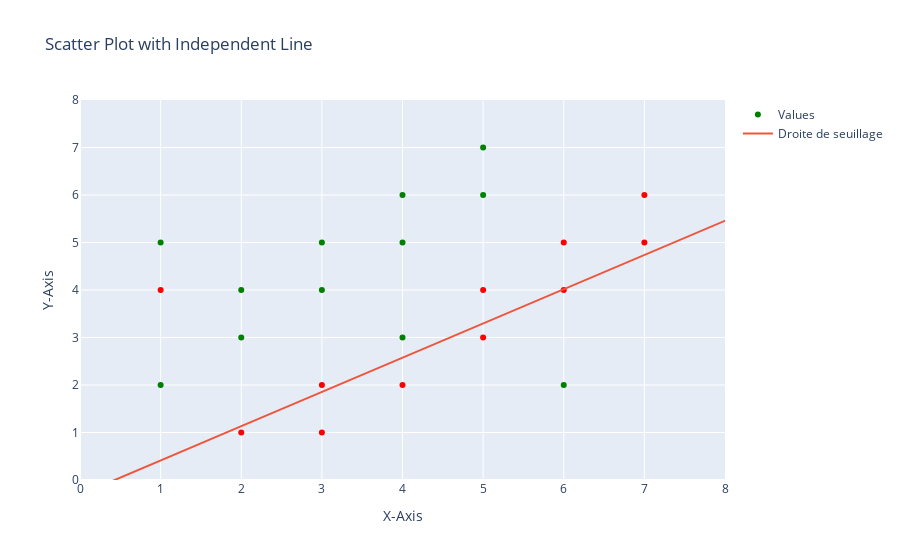

Notebook code cell kept with this figure:
### Markdown cell above
Classification non linéairement séparable

### Code cell
processDataset("Datas/table_2_10.csv")

### Figure 1 — Plotly figure (JSON) as saved in the notebook; plotly's stock layout.template omitted (floating-point values rounded to 4 significant figures; data arrays with more than 128 entries replaced by an {"elided": "..."} marker saying what was removed)
{"data": [{"marker": {"color": ["green", "red", "green", "red", "red", "red", "green", "green", "green", "red", "red", "red", "red", "green", "green", "red", "red", "green", "green", "red", "green", "green", "green"]}, "mode": "markers", "name": "Values", "type": "scatter", "x": [1, 1, 1, 7, 7, 2, 2, 2, 6, 6, 6, 3, 3, 3, 3, 5, 5, 5, 5, 4, 4, 4, 4], "y": [2, 4, 5, 5, 6, 1, 3, 4, 2, 4, 5, 1, 2, 4, 5, 3, 4, 6, 7, 2, 3, 5, 6]}, {"mode": "lines", "name": "Droite de seuillage", "type": "scatter", "x": {"elided": "400 float values"}, "y": {"elided": "400 float values"}}], "layout": {"title": {"text": "Scatter Plot with Independent Line"}, "xaxis": {"range": [0, 8], "title": {"text": "X-Axis"}}, "yaxis": {"range": [0, 8], "title": {"text": "Y-Axis"}}}}
